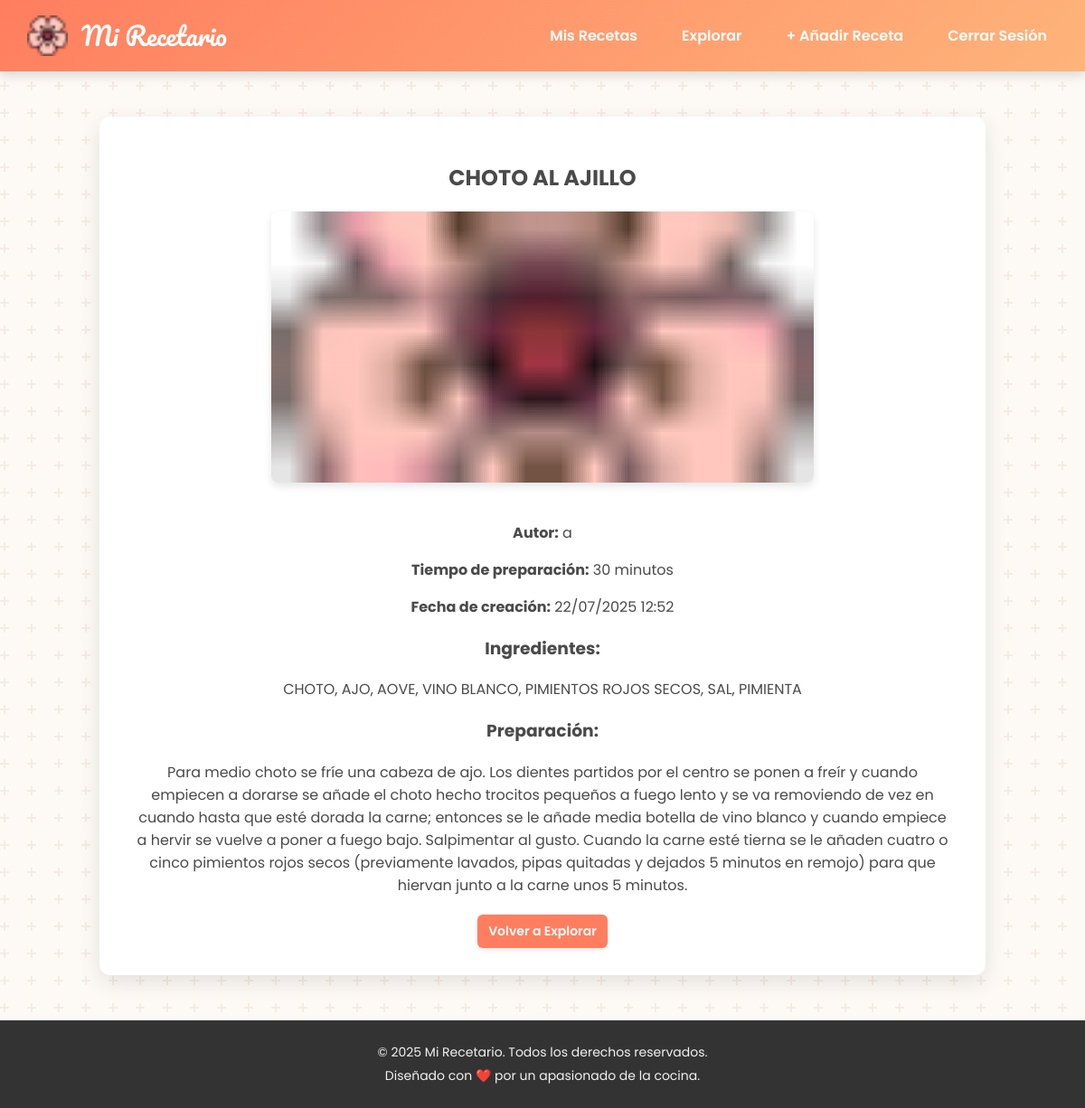
The app's page /view_recipe.php?id=9&explore=1 (signed in) with its own data.
### tables this page shows
CREATE TABLE IF NOT EXISTS `recetas` (
  `id_receta` int NOT NULL AUTO_INCREMENT,
  `id_usuario` int NOT NULL,
  `nombre_receta` varchar(100) NOT NULL,
  `ingredientes` text NOT NULL,
  `preparacion` text NOT NULL,
  `tiempo_preparacion_minutos` int DEFAULT NULL,
  `fecha_creacion` datetime DEFAULT CURRENT_TIMESTAMP,
  `imagen_url` varchar(100) NOT NULL,
  PRIMARY KEY (`id_receta`),
  KEY `id_usuario` (`id_usuario`)
);

CREATE TABLE IF NOT EXISTS `usuarios` (
  `id_usuario` int NOT NULL AUTO_INCREMENT,
  `nombre_usuario` varchar(50) NOT NULL,
  `email` varchar(100) NOT NULL,
  `contrasena` varchar(255) NOT NULL,
  `fecha_registro` datetime DEFAULT CURRENT_TIMESTAMP,
  PRIMARY KEY (`id_usuario`),
  UNIQUE KEY `nombre_usuario` (`nombre_usuario`),
  UNIQUE KEY `email` (`email`)
);

### public/view_recipe.php (the view, shortened to what this page needs)
<?php
require_once '../includes/header.php';
require_once '../includes/db_connect.php';
$user_id = $_SESSION['user_id'];
$recipe = null;
$is_explore_mode = isset($_GET['explore']) && $_GET['explore'] == 1;
if (isset($_GET['id']) && is_numeric($_GET['id'])) {
    $id_receta = $_GET['id'];
    try {
        if ($is_explore_mode) {
            $stmt = $pdo->prepare("SELECT r.*, u.nombre_usuario AS autor FROM recetas r JOIN usuarios u ON r.id_usuario = u.id_usuario WHERE r.id_receta = ?");
            $stmt->execute([$id_receta]);
            $recipe = $stmt->fetch();
        } else {
            $stmt = $pdo->prepare("SELECT * FROM recetas WHERE id_receta = ? AND id_usuario = ?");
            $stmt->execute([$id_receta, $user_id]);
            $recipe = $stmt->fetch();
        }
    } catch (\PDOException $e) {
        error_log("Error al cargar detalle de receta: " . $e->getMessage());
        $_SESSION['message'] = '<p class="message error">Error al cargar la receta. Inténtalo de nuevo más tarde.</p>';
        header('Location: dashboard.php');
        exit();
    }
} else {
    $_SESSION['message'] = '<p class="message error">ID de receta no válido.</p>';
    header('Location: dashboard.php');
    exit();
}
?>
<div class="recipe-detail-container">
    <?php if ($recipe): ?>
        <h2><?php echo htmlspecialchars($recipe['nombre_receta']); ?></h2>
        <img src="<?= htmlspecialchars($recipe['imagen_url'] ?? 'img/flor-de-cerezo.png') ?>"
                 alt="Imagen de <?= htmlspecialchars($recipe['nombre_receta']) ?>"
                 class="recipe-image-full"
                 onerror="this.onerror=null;this.src='img/flor-de-cerezo.png';">
        <?php if (isset($recipe['autor'])): ?>
            <p><strong>Autor:</strong> <?php echo htmlspecialchars($recipe['autor']); ?></p>
        <?php endif; ?>
        <p><strong>Tiempo de preparación:</strong> <?php echo htmlspecialchars($recipe['tiempo_preparacion_minutos']); ?> minutos</p>
        <p><strong>Fecha de creación:</strong> <?php echo date('d/m/Y H:i', strtotime($recipe['fecha_creacion'])); ?></p>
        <h3>Ingredientes:</h3>
        <p><?php echo nl2br(htmlspecialchars($recipe['ingredientes'])); ?></p>
        <h3>Preparación:</h3>
        <p><?php echo nl2br(htmlspecialchars($recipe['preparacion'])); ?></p>
        <div class="detail-actions">
            <?php
            if ($is_explore_mode) {
                echo '<a href="explore_recipes.php" class="btn btn-primary">Volver a Explorar</a>';
            } else {
                echo '<a href="dashboard.php" class="btn btn-primary">Volver a mis Recetas</a>';
            }
            ?>
        </div>
    <?php endif; ?>
</div>
<?php
require_once '../includes/footer.php';
?>

### public/css/style.css (style rules this page uses)
html { box-sizing: border-box; }
*, *:before, *:after { box-sizing: inherit; }
body { font-family: 'Poppins', sans-serif; background-color: #fdfaf6; color: #4a4a4a; margin: 0; display: flex; flex-direction: column; min-height: 100vh; overflow-x: hidden; }
.container, .dashboard-container, .form-container, .recipe-detail-container, .explore-container { background-color: #ffffff; padding: 30px 40px; border-radius: 12px; box-shadow: 0 8px 25px rgba(0, 0, 0, 0.1); width: 100%; max-width: 980px; margin: 30px auto; text-align: center; }
.btn, button { background: #ff7e5f; color: white; padding: 8px 12px; border: none; border-radius: 6px; cursor: pointer; font-size: 14px; font-weight: 600; text-decoration: none; display: inline-block; transition: background-color 0.3s, transform 0.2s, box-shadow 0.3s; box-shadow: 0 2px 5px rgba(0, 0, 0, 0.1); }
.recipe-image-full { width: 100%; max-width: 600px; height: 300px; object-fit: cover; border-radius: 8px; margin-bottom: 20px; box-shadow: 0 4px 10px rgba(0, 0, 0, 0.1); }
.detail-actions { display: flex; flex-wrap: wrap; gap: 10px; margin-top: 20px; justify-content: center; }

### records on screen
recetas: nombre_receta "CHOTO AL AJILLO", id_usuario.nombre_usuario "a", tiempo_preparacion_minutos "30", fecha_creacion "22/07/2025 12:52", ingredientes "CHOTO, AJO, AOVE, VINO BLANCO, PIMIENTOS ROJOS SECOS, SAL, PIMIENTA", preparacion "Para medio choto se fríe una cabeza de ajo. Los dientes partidos por el centro se ponen a freír y cuando empiecen a dorarse se añade el choto hecho trocitos pequeños a fuego lento y se va removiendo de vez en cuando hasta que esté dorada la carne; entonces se le añade media botella de vino blanco y cuando empiece a hervir se vuelve a poner a fuego bajo. Salpimentar al gusto. Cuando la carne esté tierna se le añaden cuatro o cinco pimientos rojos secos (previamente lavados, pipas quitadas y dejados 5 minutos en remojo) para que hiervan junto a la carne unos 5 minutos."
